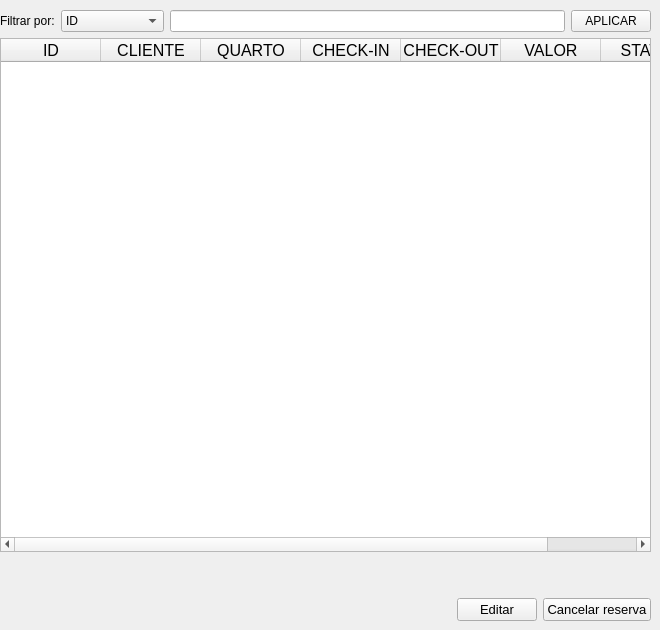
     <widget class="QWidget" name="page_21">
      <widget class="QWidget" name="verticalLayoutWidget_14">
       <property name="geometry">
        <rect>
         <x>0</x>
         <y>10</y>
         <width>651</width>
         <height>611</height>
        </rect>
       </property>
       <layout class="QVBoxLayout" name="verticalLayout_19">
        <item>
         <layout class="QHBoxLayout" name="horizontalLayout_50">
          <item>
           <widget class="QLabel" name="label_7">
            <property name="text">
             <string>Filtrar por:</string>
            </property>
           </widget>
          </item>
          <item>
           <widget class="QComboBox" name="comboBox_filtro_2">
            <item>
             <property name="text">
              <string>ID</string>
             </property>
            </item>
            <item>
             <property name="text">
              <string>CLIENTE</string>
             </property>
            </item>
            <item>
             <property name="text">
              <string>QUARTO</string>
             </property>
            </item>
            <item>
             <property name="text">
              <string>CHECK-IN</string>
             </property>
            </item>
            <item>
             <property name="text">
              <string>CHECK-OUT</string>
             </property>
            </item>
            <item>
             <property name="text">
              <string>VALOR</string>
             </property>
            </item>
            <item>
             <property name="text">
              <string>STATUS</string>
             </property>
            </item>
           </widget>
          </item>
          <item>
           <widget class="QLineEdit" name="lineEdit_busca"/>
          </item>
          <item>
           <widget class="QPushButton" name="botao_aplicar_filtro">
            <property name="text">
             <string>APLICAR</string>
            </property>
           </widget>
          </item>
         </layout>
        </item>
        <item>
         <widget class="QTableWidget" name="tabela_lista_reserva">
          <property name="font">
           <font>
            <family>MS Shell Dlg 2</family>
            <pointsize>12</pointsize>
            <weight>50</weight>
            <bold>false</bold>
           </font>
          </property>
          <property name="styleSheet">
           <string notr="true"/>
          </property>
          <column>
           <property name="text">
            <string>ID</string>
           </property>
          </column>
          <column>
           <property name="text">
            <string>CLIENTE</string>
           </property>
          </column>
          <column>
           <property name="text">
            <string>QUARTO</string>
           </property>
          </column>
          <column>
           <property name="text">
            <string>CHECK-IN</string>
           </property>
          </column>
          <column>
           <property name="text">
            <string>CHECK-OUT</string>
           </property>
          </column>
          <column>
           <property name="text">
            <string>VALOR</string>
           </property>
          </column>
          <column>
           <property name="text">
            <string>STATUS</string>
           </property>
          </column>
         </widget>
        </item>
        <item>
         <spacer name="verticalSpacer_20">
          <property name="orientation">
           <enum>Qt::Vertical</enum>
          </property>
          <property name="sizeType">
           <enum>QSizePolicy::Minimum</enum>
          </property>
          <property name="sizeHint" stdset="0">
           <size>
            <width>20</width>
            <height>40</height>
           </size>
          </property>
         </spacer>
        </item>
        <item>
         <layout class="QHBoxLayout" name="horizontalLayout_28">
          <item>
           <spacer name="horizontalSpacer_19">
            <property name="orientation">
             <enum>Qt::Horizontal</enum>
            </property>
            <property name="sizeHint" stdset="0">
             <size>
              <width>40</width>
              <height>20</height>
             </size>
            </property>
           </spacer>
          </item>
          <item>
           <widget class="QPushButton" name="editButton_2">
            <property name="font">
             <font>
              <family>MS Shell Dlg 2</family>
              <pointsize>10</pointsize>
              <weight>50</weight>
              <italic>false</italic>
              <bold>false</bold>
             </font>
            </property>
            <property name="text">
             <string>Editar</string>
            </property>
           </widget>
          </item>
          <item>
           <widget class="QPushButton" name="btn_cancel">
            <property name="font">
             <font>
              <family>MS Shell Dlg 2</family>
              <pointsize>10</pointsize>
              <weight>50</weight>
              <italic>false</italic>
              <bold>false</bold>
             </font>
            </property>
            <property name="text">
             <string>Cancelar reserva</string>
            </property>
           </widget>
          </item>
         </layout>
        </item>
       </layout>
      </widget>
     </widget>
